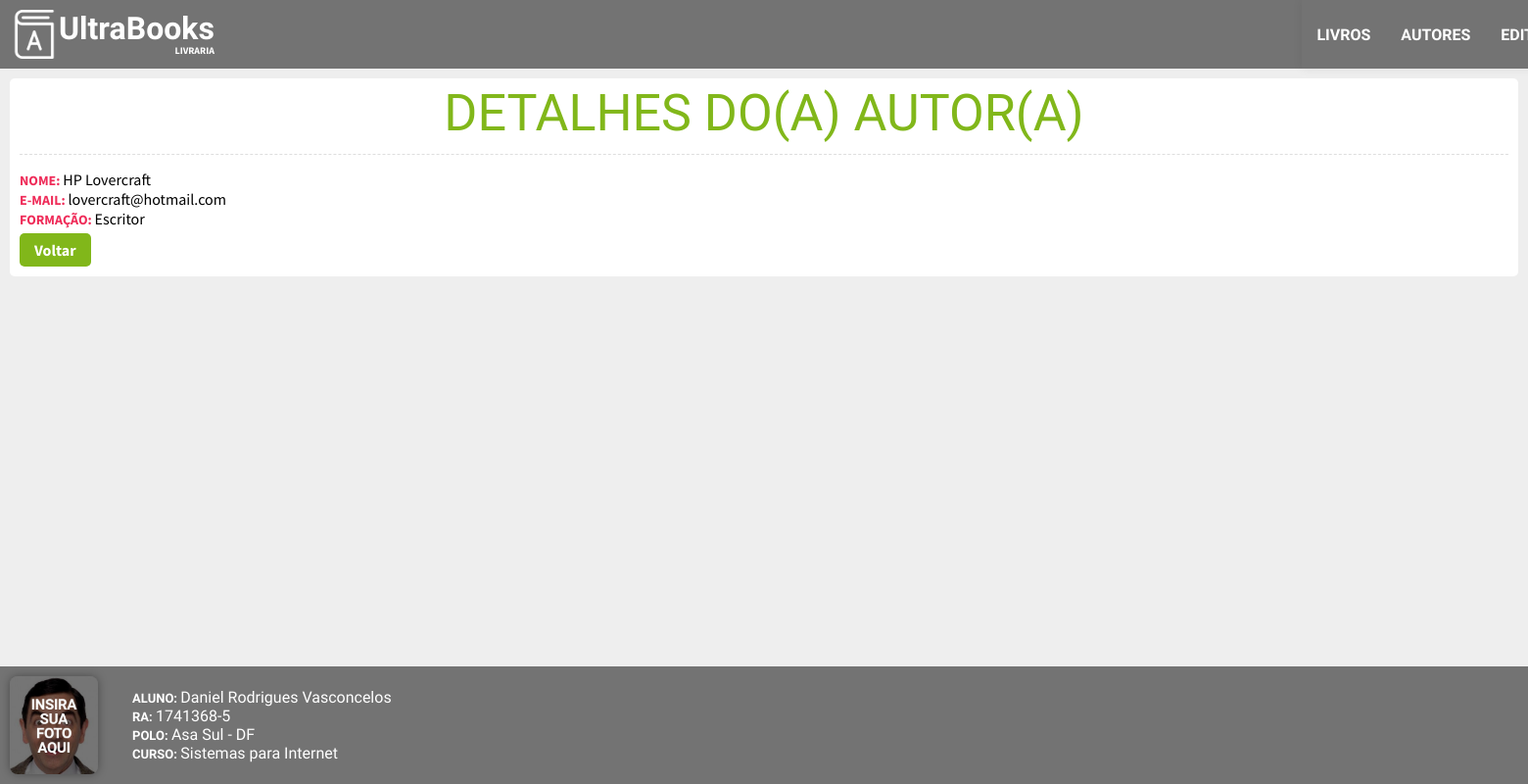
/controller/autores.php?acao=detalhes&id=1, run on the app's committed database.
### tables this page shows
CREATE TABLE `autor` (
  `id` int(11) NOT NULL,
  `nome` varchar(255) NOT NULL,
  `email` varchar(255) NOT NULL,
  `formacao` varchar(255) NOT NULL,
  `foto` varchar(255) NOT NULL
);

### controller/autores.php (called while the page is built, shortened)
<?php
class autores{
    private function getDetalhes(){
        include("../model/conexao.php");
        $id = $_GET["id"];
        $query = $conectar->query("SELECT * FROM autor WHERE id = $id");
        $dados = $query->fetch_assoc();
        return $dados;
    }
    public function exibirView(){
        if(isset($_GET["acao"])){
            switch($_GET["acao"]) {
                case "detalhes":
                    $autor = $this->getDetalhes();
                    break;
            }
        }   else {
            $autores = $this->listarAutores();
            $conteudo = "../view/autores/lista.php";
        }
        include("../view/view.php");
    }
}
$autores = new autores;
$autores->exibirView();
?>

### view/autores/detalhes.php (the view)
<section id="conteudo">
	<header class="column">
		<h1>Detalhes do(a) autor(a)</h1>
	</header>
	<div class="detalhes">
		<ul>
			<li><b>Nome: </b><?=$autor["nome"];?></li>
			<li><b>E-mail: </b><?=$autor["email"];?></li>
			<li><b>Formação: </b><?=$autor["formacao"];?></li>
		</ul>
	</div>
	<div class="ferramentas">
		<a href="autores.php" class="botao">Voltar</a>
	</div>
</section>

### css/estilos.css (style rules this page uses)
html { height: 100%; box-sizing: border-box; }
*, *:before, *:after { box-sizing: inherit; }
body { margin: 0; padding: 0; background: #EEE; font-family: 'Source Sans Pro', sans-serif; min-height: 100%; position: relative; }
h1, h2, h3, h4, h5, h6 { margin: 0; padding: 0; line-height: 100%; }
ul, li { margin: 0; padding: 0; list-style: none; }
a,a:hover,a:focus,a:visited { text-decoration: none; color:inherit }
.botao, input, button, select { font-family: 'Source Sans Pro', sans-serif; font-size: 16px; border-radius: 5px; background: #FFF; }
.botao { border: none !important; background: #81B71A; padding: 7px 15px; font-weight: bold; color: #FFF !important; cursor: pointer; box-shadow: 0 0 0px transparent; transition: background 500ms, box-shadow 500ms; align-self: center; }
#conteudo { margin: 10px; padding: 10px; background: #FFF; border-radius: 5px; }
.column { flex-direction: column !important; }
#conteudo header { padding-bottom: 15px; margin-bottom: 15px; border-bottom: 1px dashed #dedede; display: flex; }
#conteudo header h1 { font-size: 52px; text-align: center; text-transform: uppercase; font-weight: normal; font-family: 'Dosis', sans-serif; color: #81B71A; }
#conteudo .detalhes { display: flex; }
#conteudo .detalhes ul b { color: #ef2c59; font-size: 14px; text-transform: uppercase; }
.ferramentas { margin-top: 5px; display: flex; }
.ferramentas .botao { margin-right: 5px; }

### data on the page
autor: nome "HP Lovercraft", email "lovercraft@hotmail.com", formacao "Escritor"
